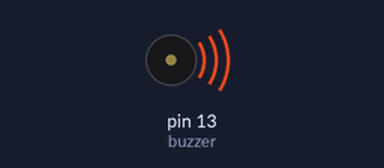
Recording of a sketch running on a simulated Arduino Uno, built with avr-gcc and run on an emulated ATmega328P. Parts: buzzer (waves = sounding).

Above: at 0.1 s.
Timing chart, 0 to 40.0 s (numbered marks = the images above):
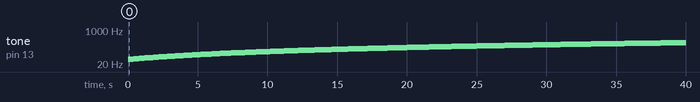

The sketch:

Buzzer_diferentes_tonos.ino
```cpp
int buzzer = 13;
int i;

void setup() {
  pinMode(buzzer,OUTPUT);
}

void loop() {
  for(i=34;i<20000;i++)
  {
    tone(buzzer,i);
    delay(200);
  }
}
```

Measured:
- by itself, tone on pin 13 (buzzer): plays 34 Hz for 0.20 s, 35 Hz for 0.20 s, 36 Hz for 0.20 s, 37 Hz for 0.20 s, 38 Hz for 0.20 s, 39 Hz for 0.20 s … (200 notes in this stretch)
